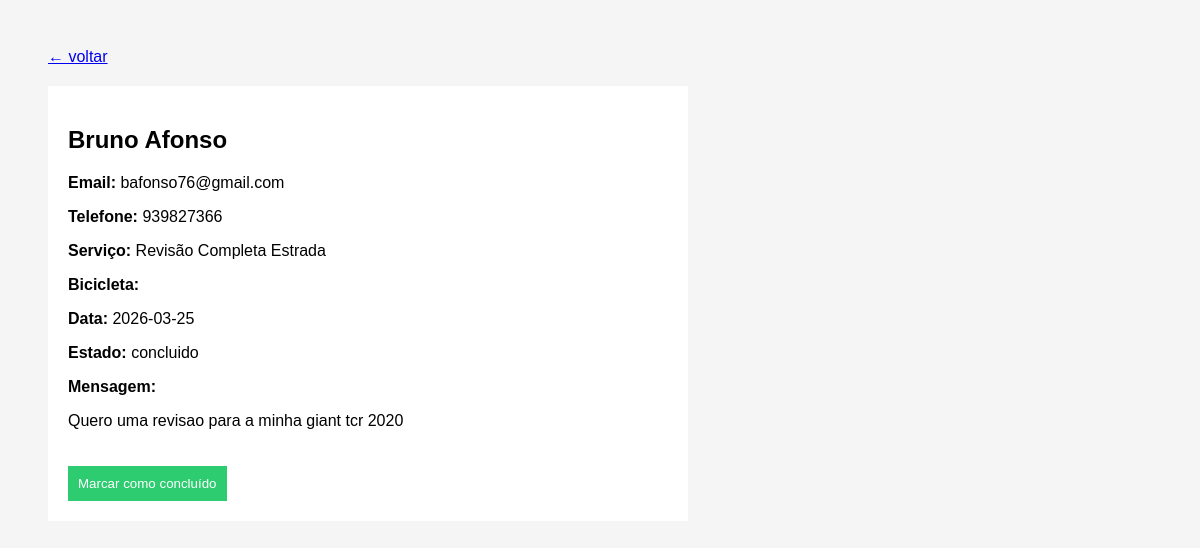
/booking/10/ (signed in), run on the app's committed database.
### bookings/models.py (models this page shows, shortened)
class Booking(models.Model):
    nome = models.CharField(max_length=100)
    email = models.EmailField()
    telefone = models.CharField(max_length=20)
    servico = models.CharField(max_length=100)
    modelo_bike = models.CharField(max_length=100, blank=True)
    mensagem = models.TextField()
    data = models.CharField(max_length=50)
    estado = models.CharField(max_length=20, default="pendente")
    created_at = models.DateTimeField(auto_now_add=True)

### bookings/views_admin.py (the view)
@login_required(login_url="/login-admin")
def booking_detail(request, id):
    booking = get_object_or_404(Booking, id=id)
    if request.method == "POST":
        booking.estado = "concluido"
        booking.save()
        return redirect("/painel")
    return render(request, "booking_detail.html", {
        "booking": booking
    })

### bookings/templates/booking_detail.html (shortened to what this page needs)
<!DOCTYPE html>
<html>
<head>
</head>
<body>
<a href="/painel" class="back">← voltar</a>
<div class="card">
    <h2>{{ booking.nome }}</h2>
    <p><b>Email:</b> {{ booking.email }}</p>
    <p><b>Telefone:</b> {{ booking.telefone }}</p>
    <p><b>Serviço:</b> {{ booking.servico }}</p>
    <p><b>Bicicleta:</b> {{ booking.modelo_bike }}</p>
    <p><b>Data:</b> {{ booking.data }}</p>
    <p><b>Estado:</b> {{ booking.estado }}</p>
    <p><b>Mensagem:</b></p>
    <p>{{ booking.mensagem }}</p>
    <form method="POST">
        <button>
            Marcar como concluído
        </button>
    </form>
</div>
</body>
</html>

### bookings/templates/booking_detail.html (style rules this page uses)
body { font-family: Arial; padding: 40px; background: #f5f5f5; }
.card { background: white; padding: 20px; max-width: 600px; }
button { padding: 10px; background: #2ecc71; border: none; color: white; cursor: pointer; margin-top: 20px; }
.back { display: inline-block; margin-bottom: 20px; }

### data on the page
Booking: nome "Bruno Afonso", email "bafonso76@gmail.com", telefone "939827366", servico "Revisão Completa Estrada", data "2026-03-25", estado "concluido", mensagem "Quero uma revisao para a minha giant tcr 2020"
